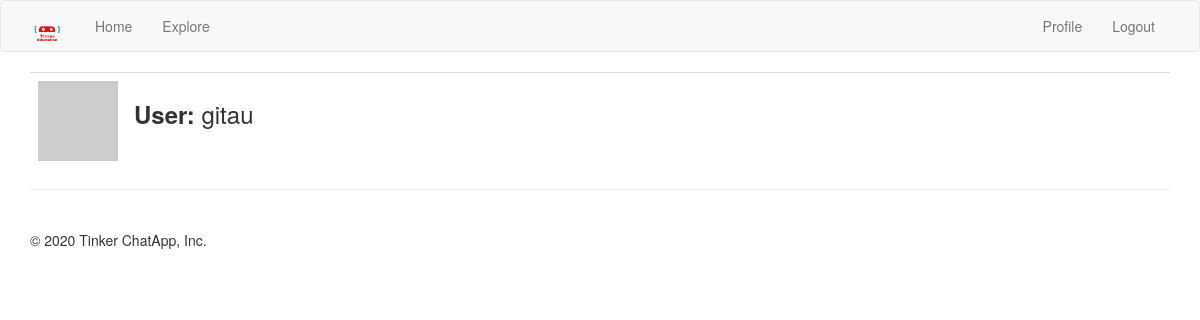
Before: /profile/gitau (signed in) with the older database file.
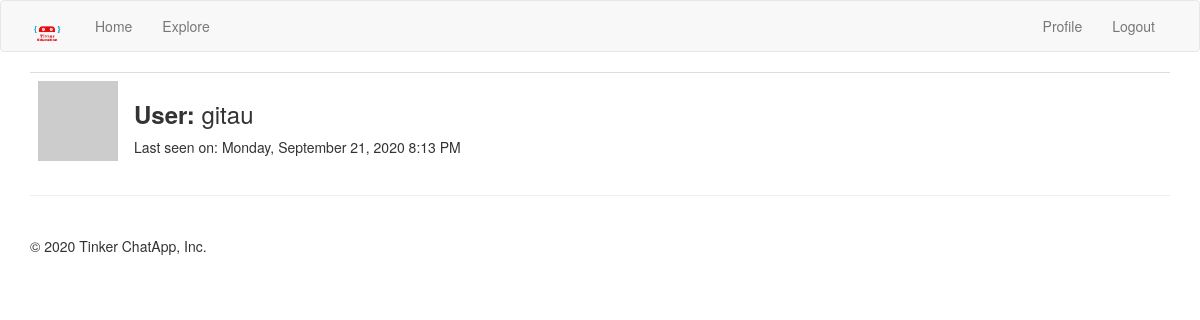
After: the same page with the newer database file.
### app/models.py (models this page shows, shortened)
class User( UserMixin ,db.Model):
    id = db.Column(db.Integer, primary_key = True)
    username = db.Column(db.String(64), unique = True, index = True)
    email = db.Column(db.String(120), unique = True, index = True)
    password_hash = db.Column(db.String(128))
    posts = db.relationship('Post', backref = 'author', lazy = 'dynamic')
    about_me = db.Column(db.String(140))
    last_seen = db.Column(db.DateTime, default = datetime.utcnow)
    def avatar(self, size):
        digest = md5(self.email.lower().encode('utf-8')).hexdigest()
        return 'https://www.gravatar.com/avatar/{}?d=identicon&s={}'.format(digest, size)

### app/routes.py (the view)
@app.route('/profile/<username>')
@login_required
def profile(username):
    user = User.query.filter_by(username = username).first_or_404()
    return render_template('profile.html', title = 'Profile', user = user)

### app/models.py (called while the page is built)
@login.user_loader
def load_user(id):
    return User.query.get(int(id))

### app/routes.py (called while the page is built)
@app.before_request
def before_request():
    if current_user.is_authenticated:
        current_user.last_seen = datetime.utcnow()
        db.session.commit()
    g.locale = str(get_locale())

### app/templates/profile.html (shortened to what this page needs)
{% extends 'base.html' %}
{% import 'bootstrap/wtf.html' as wtf %}
{% block app_content %}
    <table class="table">
        <tr valign = 'top'>
            <td width = '70px'>
                <img src="{{ user.avatar(128) }}">
            </td>
            <td>
                <h3><b>{{ _('User') }}: </b>{{ user.username }}</h3>
                {% if user.last_seen %}<p>{{ _('Last seen on') }}: {{ moment(user.last_seen).format('LLLL') }}</p>{% endif %}
            </td>
        </tr>
    </table>
{% endblock %}

### app/templates/base.html (shortened to what this page needs)
{% extends 'bootstrap/base.html' %}
{% block head %}
{{super()}}
{% endblock %}
{% block navbar %}
<nav class="navbar navbar-default">
    <div class="container">
        <div class="navbar-header">
            <a class="navbar-brand" href="{{ url_for('home') }}"><img src="{{url_for('static', filename = 'images/tinker_logo.png')}}" width="35", height="35"></a>
        </div>
        <div class="collapse navbar-collapse" id="bs-example-navbar-collapse-1">
            <ul class="nav navbar-nav">
                <li><a href="{{ url_for('home') }}">Home</a></li>
                <li><a href="#">Explore</a></li>
            </ul>
            <ul class="nav navbar-nav navbar-right">
            {% if current_user.is_anonymous %}
                <li><a href="{{ url_for('login') }}">Login</a></li>
            {% else %}
                <li><a href="{{ url_for('profile', username = current_user.username) }}">Profile</a></li>
                <li><a href="{{ url_for('logout') }}">Logout</a></li>
            {% endif %}
        </div>
    </div>
</nav>
{% endblock %}
{% block content %}
    <div class="container">
        {% block app_content %}
        {% endblock %}
        <hr><br>{{super()}}
        {%- block footer %}
            <footer>&copy; {{moment().format('YYYY') }} Tinker ChatApp, Inc.</footer>
        {%- endblock footer %}
    </div>
{% endblock %}

Changed rows visible on the page:
changed User "gitau": last_seen (not shown) → "Monday, September 21, 2020 8:13 PM"
Other visible differences:
text now shown: "Last seen on :"
